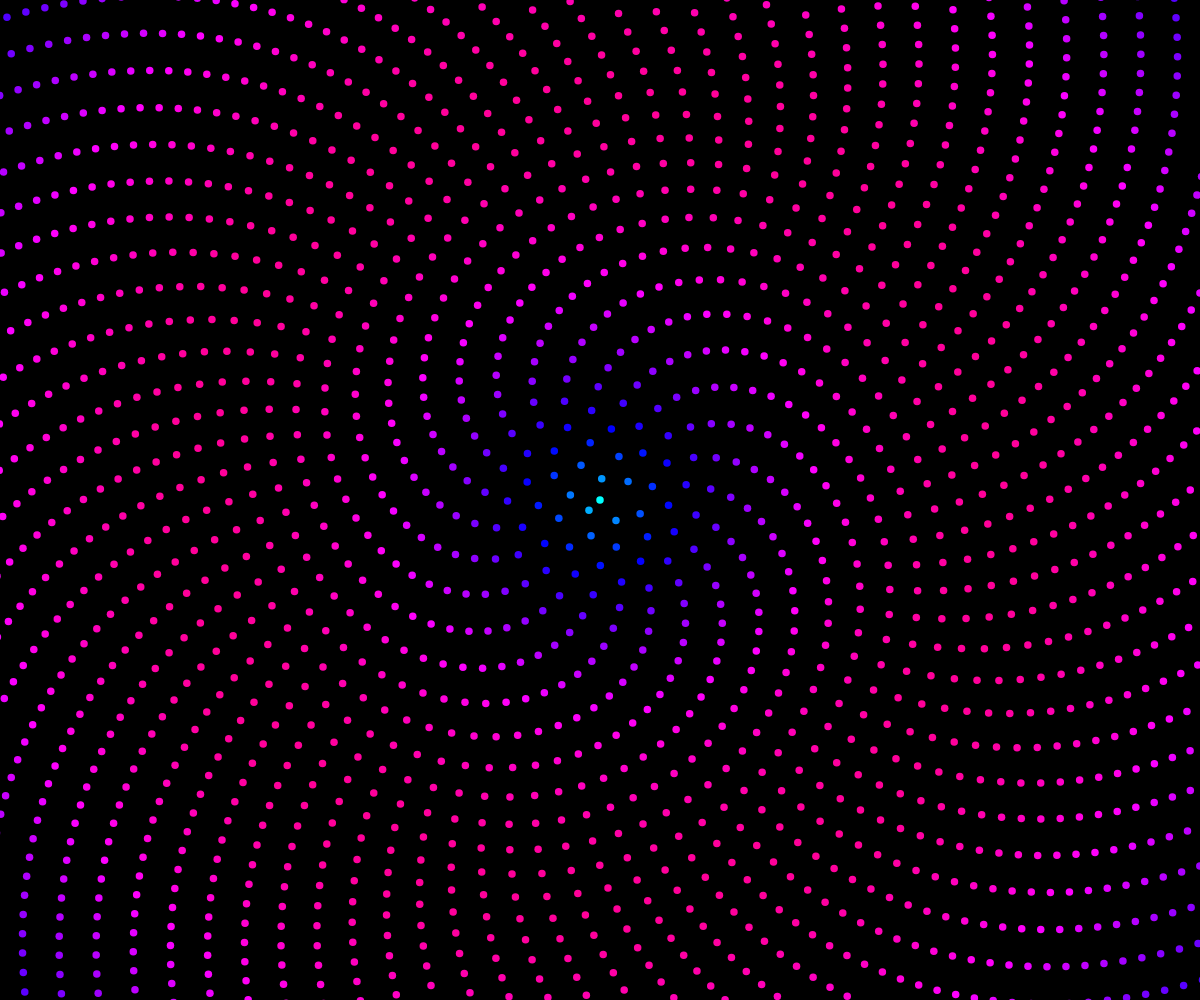
Frame 1 (no input)
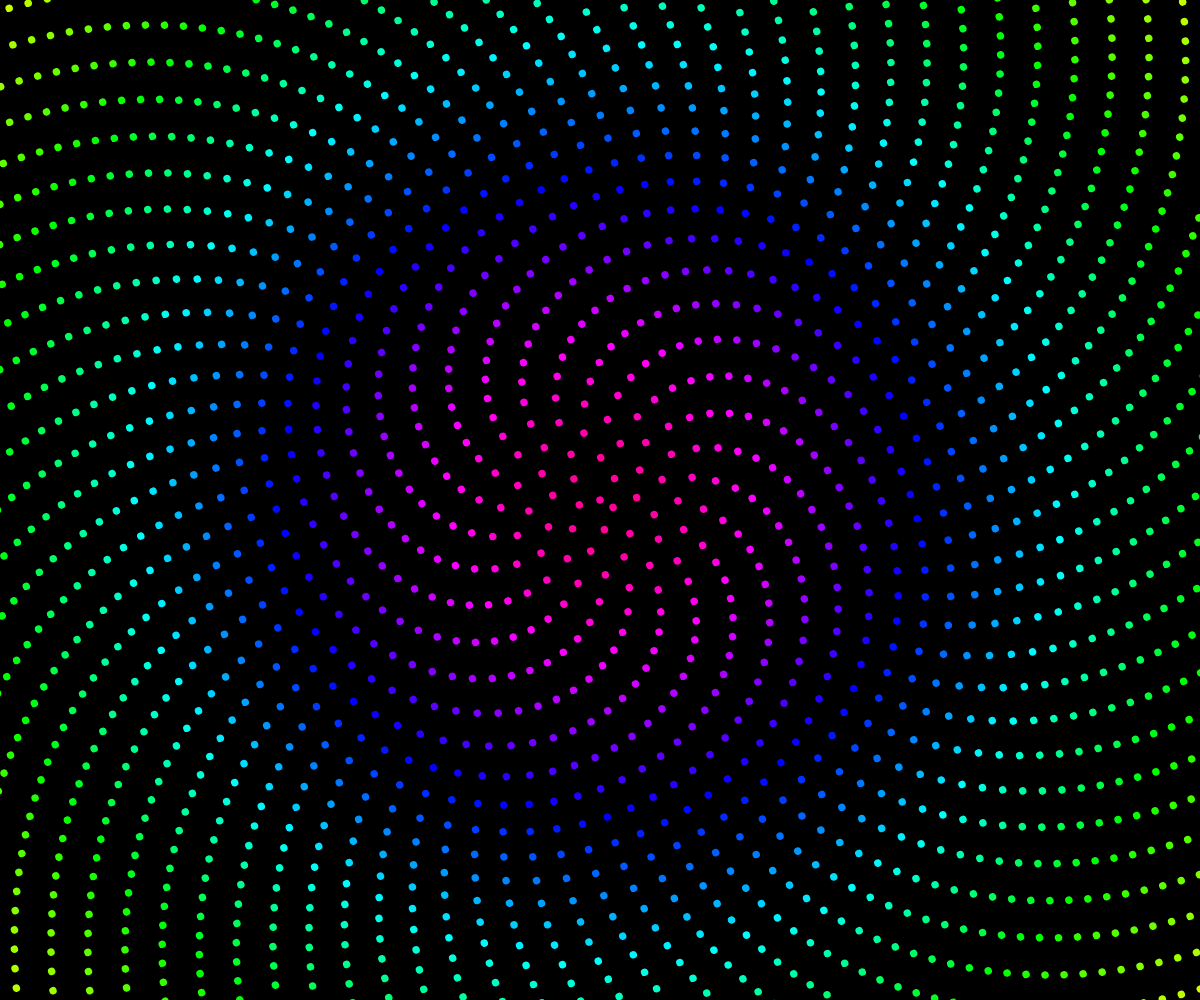
Frame 60 (no input)
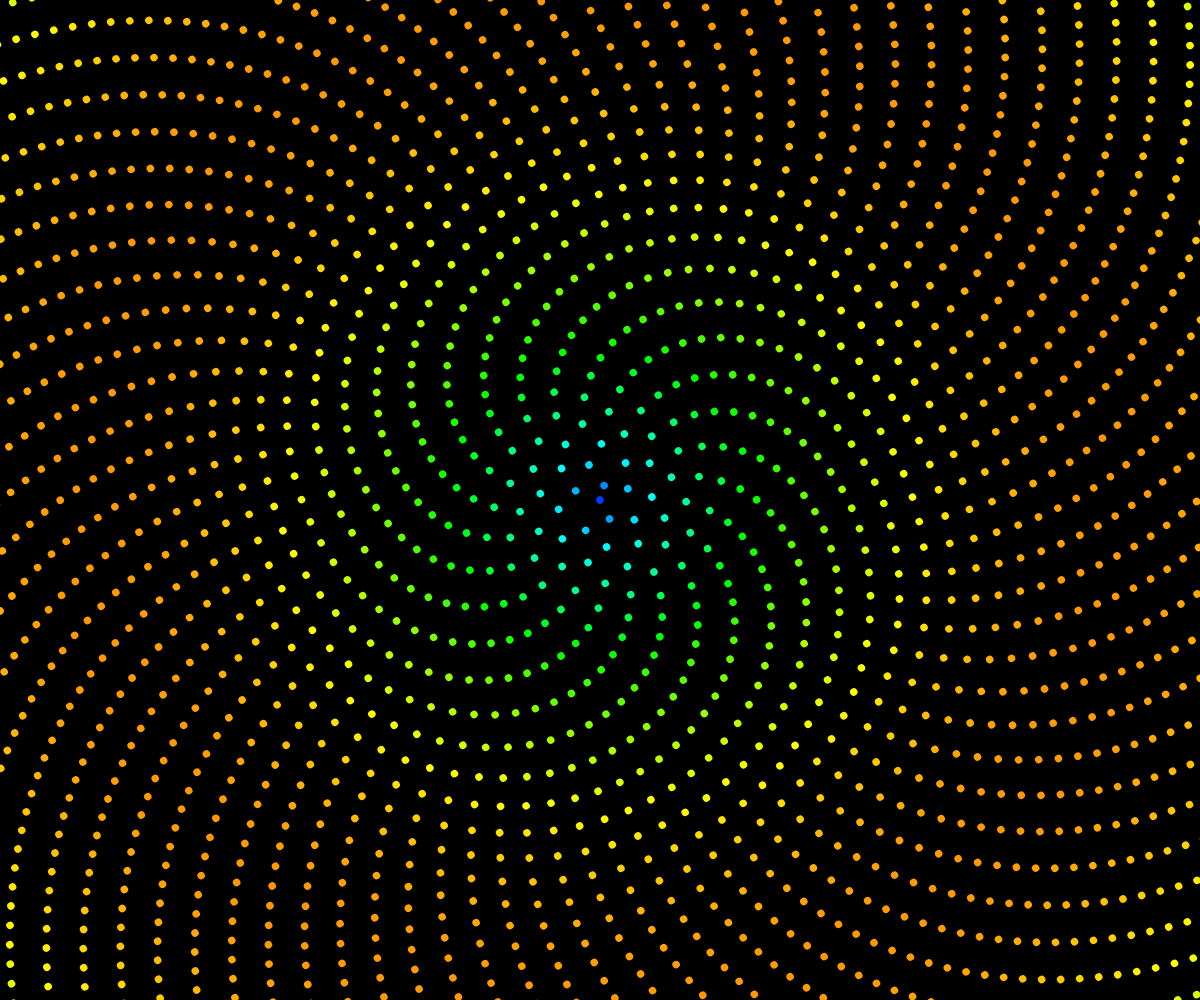
Frame 120 (the mouse pressed at the canvas centre since frame 60)

The p5.js sketch that drew these frames (run headless with seeded random() and noise() and a simulated clock; from frame 60 on, the mouse is pressed at the canvas centre):

// p5.js sketch
// ── sketch.js
// Daniel Shiffman
// http://codingrainbow.com
// http://patreon.com/codingrainbow
// Code for: https://youtu.be/KWoJgHFYWxY

var c = 15;
var maxlength;
var count = 0;

var pos = [];

function setup() {
  createCanvas(windowWidth, windowHeight);
  angleMode(DEGREES);
  colorMode(HSB);
  
	noStroke();
	
	maxlength = sqrt( pow(height / 2,2) + pow(width / 2,2 ) );

	var r = 0;
	var n = 0;
	
	translate(width/2, height/2);
	
	while (r < maxlength) {
		var a = n * 137.3525;
		r = c * sqrt(n);
		var x = r * cos(a);
		var y = r * sin(a);
		
		pos.push(createVector(x,y,pow(r,0.75)));
		
		n += 1;
	}
}
function draw() {
  background(0);
  translate(width/2,height/2);
  rotate(3.15*count);
  
  for( i in pos) {
	  var curr = pos[i];
	var hu = map(sin( curr.z + count ), -1.25, 1.25, 0, 360);
	var size = map(curr.z, 0, maxlength, c/1.75, c/7.5);
	
	fill (hu,255,255);
	ellipse(curr.x, curr.y, c/2, c/2);
	
	count += 0.0005;
  }
}
